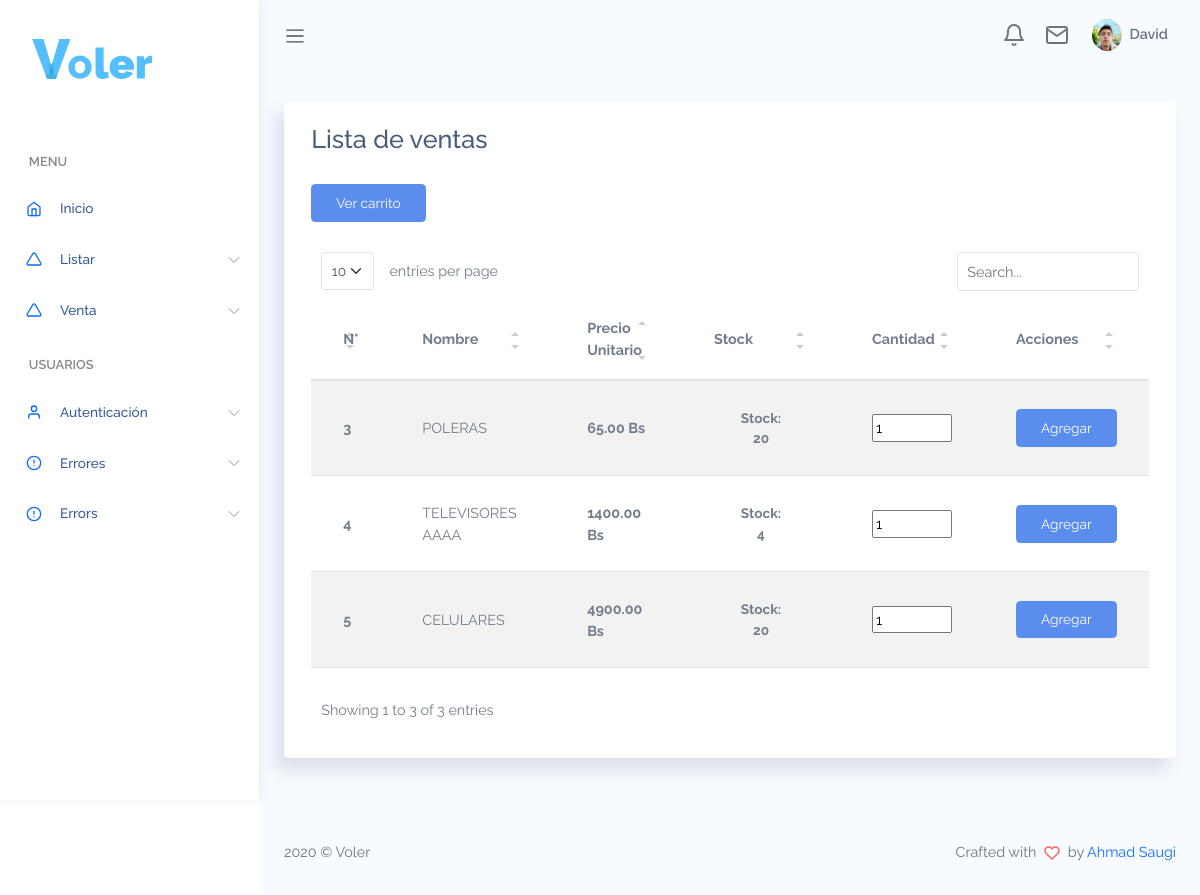
/ventas/registroventa.php (signed in), run on an earlier commit of the app's database.
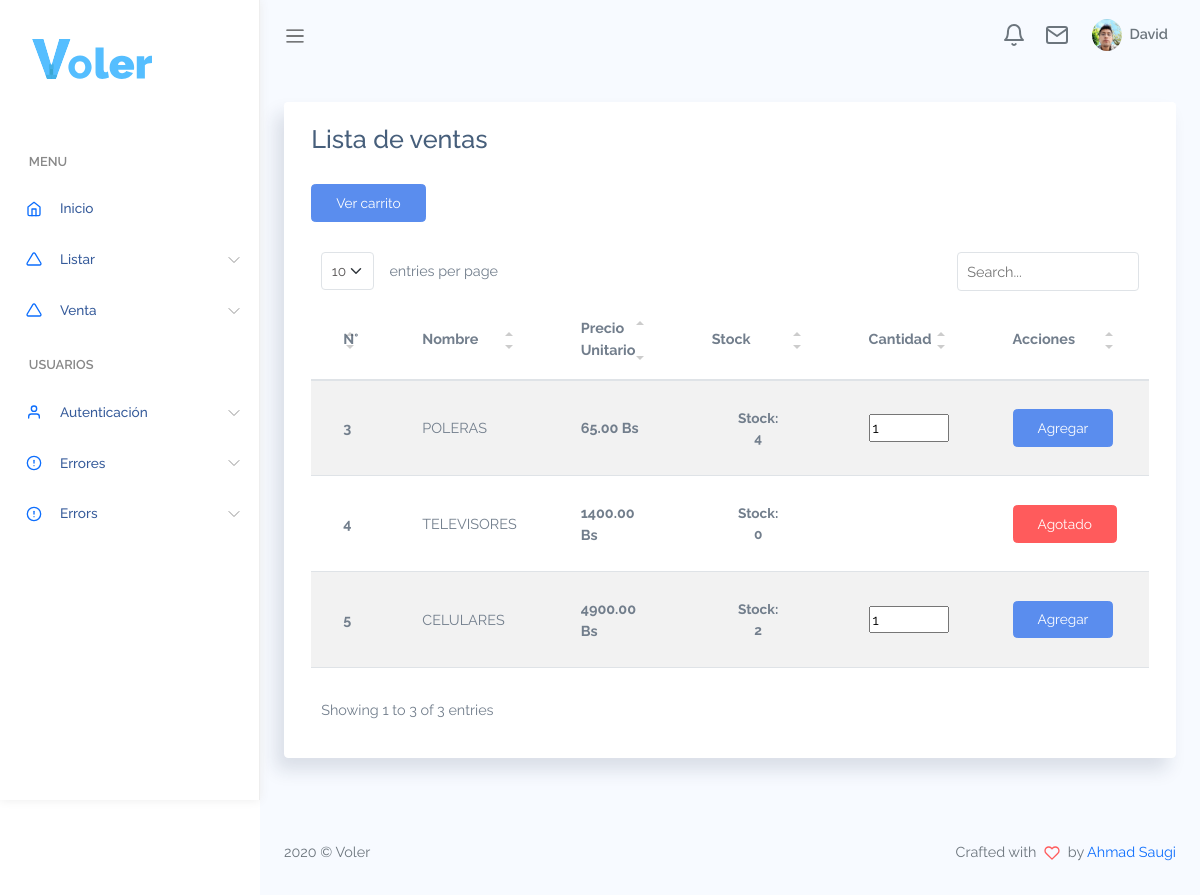
And on a later commit of the database.
### tables this page shows
CREATE TABLE `producto` (
  `id_producto` int unsigned NOT NULL AUTO_INCREMENT,
  `id_proveedor` int unsigned NOT NULL,
  `nombreproducto` varchar(70) DEFAULT NULL,
  `descripcion` varchar(100) DEFAULT NULL,
  `costocompra` decimal(12,2) DEFAULT NULL,
  `costoventa` decimal(12,2) DEFAULT NULL,
  `stock` int unsigned DEFAULT NULL,
  `fecha` date DEFAULT NULL,
  `estado` char(2) NOT NULL DEFAULT '1',
  PRIMARY KEY (`id_producto`),
  KEY `fk_producto_proveedor_idx` (`id_proveedor`),
  CONSTRAINT `fk_producto_proveedor` FOREIGN KEY (`id_proveedor`) REFERENCES `proveedor` (`id_proveedor`) ON DELETE CASCADE ON UPDATE CASCADE
);

### ventas/registroventa.php (the view, shortened to what this page needs)
<?php
include('../bd/coneccion.php');
if($_SESSION['nivel']==1){
    include('../cuerpo/encabezado.php');
}else{
    if($_SESSION['nivel']==2){
        include('../cuerpo/encabezado2.php');
    }
}
?>
<div class="main-content container-fluid">
    <section class="section">
        <div class="card">
            <div class="card-header">
                <h3>Lista de ventas</h3>
                <br>
                <div class="col-12 d-flex">
                    <a href="carrito.php" class="btn btn-primary">Ver carrito</a>
                </div>
            </div>
            <div class="card-body">
                <form class="form" method="post" action="adicioncarrito.php">
                <table class='table table-striped' id="table1">
                    <thead>
                        <tr>
                            <th>N°</th>
                            <th>Nombre</th>
                            <th>Precio Unitario</th>
                            <th>Stock</th>
                            <th>Cantidad</th>
                            <th>Acciones</th>
                        </tr>
                    </thead>
                    <tbody>
                        <?php
                        $consulta = "SELECT p.id_producto,pv.empresa,p.nombreproducto,p.descripcion,p.stock,p.costocompra,p.costoventa,p.fecha
                        FROM producto p
                        INNER JOIN proveedor pv ON pv.id_proveedor=p.id_proveedor;";
                        $resultado = mysqli_query($conexion, $consulta);
                        while ($dato = mysqli_fetch_array($resultado)) {
                            ?>
                                <tr>
                                    <td><b><?php echo strtoupper($dato['id_producto']);?></b></td>
                                    <td><?php echo strtoupper($dato['nombreproducto']);?></td>
                                    <td><strong class="eli"><?php echo $dato['costoventa'].' ';?> Bs</strong></td>
                                    <td><strong class="btn btn-default"><b>Stock: <?php echo $dato['stock'];?></b></strong></td>
                                    <?php
                                    $estado=false;
                                    if($estado){ ?>
                                        <td><a href="#" class="btn btn-success">Agregado</a></td>
                                        <?php
                                    }else{
                                        if($dato['stock']!=0){?>
                                                <td>
                                                    <input type="number" name="cantidad" style="width: 80px;" value="1" min="1" max="<?php echo $dato['stock'];?>">
                                                </td>
                                                <td>
                                                    <button type="submit" class="btn btn-primary">Agregar</button>
                                                </td>
                                        <?php
                                        }else{?>
                                            <div>
                                                <td></td>
                                                <td><button type="button" class="btn btn-danger">Agotado</button></td>
                                            </div>
                                        <?php
                                        }
                                    }
                                    ?>
                                </tr>
                            <?php
                        }
                        ?>
                    </tbody>
                </table>
                </form>
            </div>
        </div>
    </section>
</div>
<?php include('../cuerpo/pie.php'); ?>

What changed in the data, as far as the page shows it:
changed producto "POLERAS": stock "20" → "4"
changed producto id 4: nombreproducto "TELEVISORES AAAA" → "TELEVISORES"; stock "4" → "0"; cantidad "1" → (not shown); stock "Agregar" → "Agotado"
changed producto "CELULARES": stock "20" → "2"
